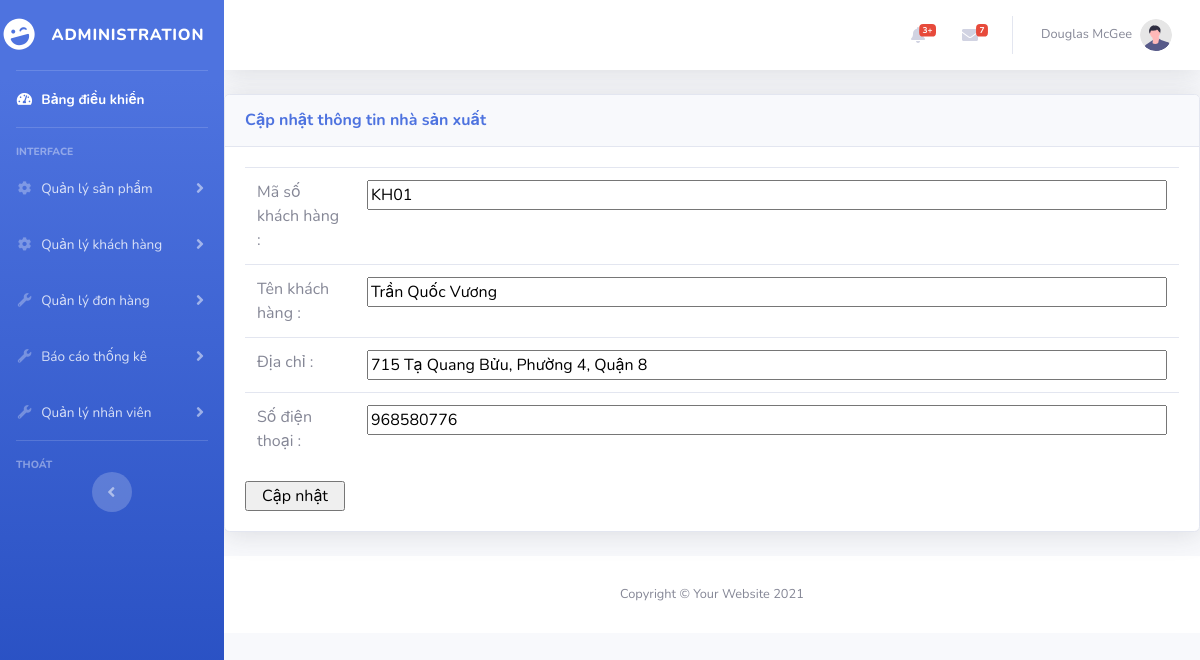
Page /admin/editKH.php?MSKH=KH01 on the committed database.
### tables this page shows
CREATE TABLE `khachhang` (
  `MSKH` varchar(10) NOT NULL,
  `TenKH` varchar(50) NOT NULL,
  `DiaChi` varchar(100) NOT NULL,
  `SDT` int(11) NOT NULL DEFAULT 0,
  `MKhau` varchar(20) NOT NULL
);

### admin/editKH.php (the view, shortened to what this page needs)
<?php
include './db_connect/pdo.php';
$m = isset($_GET['MSKH']) ? $_GET['MSKH'] : '';
$sql = "select * from KHACHHANG where MSKH= ? ";
$a = [$m];
$objStatement = $objPDO->prepare($sql);
$objStatement->execute($a);
$data1 = $objStatement->fetch(PDO::FETCH_OBJ);
?>
<!DOCTYPE html>
<html lang="en">
<head>
    <link href="vendor/fontawesome-free/css/all.min.css" rel="stylesheet" type="text/css">
    <link href="css/sb-admin-2.min.css" rel="stylesheet">
    <link href="vendor/datatables/dataTables.bootstrap4.min.css" rel="stylesheet">
</head>
<body id="page-top">
    <div id="wrapper">
        <?php include './page.admin/sidebar.php' ?>
        <div id="content-wrapper" class="d-flex flex-column">
            <div id="content">
                <?php include './page.admin/topbar.php' ?>
                <div class="card shadow mb-4">
                    <div class="card-header py-3">
                        <h6 class="m-0 font-weight-bold text-primary">Cập nhật thông tin nhà sản xuất</h6>
                    </div>
                    <div class="card-body">
                        <form action="updateKH.php" method="post" enctype="multipart/form-data">
                            <table class="table">
                                <tbody>
                                    <tr>
                                        <td scope="row"> Mã số khách hàng :</td>
                                        <td><input type="text" style="min-width: 800px;" name="MSKH" value='<?php echo $data1->MSKH ?>' readonly></td>
                                    </tr>
                                    <tr>
                                        <td scope="row">Tên khách hàng :</td>
                                        <td><input type="text" name="TenKH" style="min-width: 800px;" value='<?php echo $data1->TenKH ?>'></td>
                                    </tr>
                                    <tr>
                                        <td scope="row"> Địa chỉ :</td>
                                        <td><input type="text" style="min-width: 800px;" name="DiaChi" value='<?php echo $data1->DiaChi ?>'></td>
                                    </tr>
                                    <tr>
                                        <td scope="row">Số điện thoại :</td>
                                        <td><input type="text" name="SDT" style="min-width: 800px;" value='<?php echo $data1->SDT ?>'></td>
                                    </tr>
                                </tbody>
                            </table>
                            <input type="submit" style="min-width: 100px; " value="Cập nhật">
                        </form>
                    </div>
                </div>
                <?php include './page.admin/footer.php' ?>
            </div>
        </div>
</body>
</html>

### rows in the picture
khachhang: MSKH "KH01", TenKH "Trần Quốc Vương", DiaChi "715 Tạ Quang Bửu, Phường 4, Quận 8", SDT "968580776"
